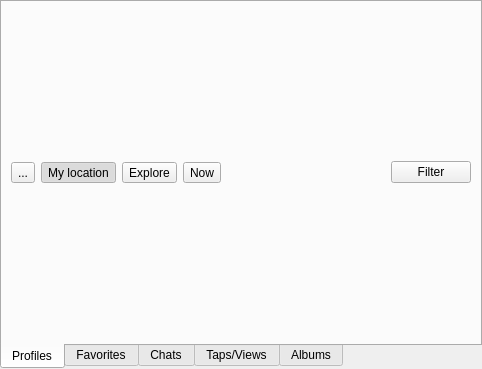
<?xml version="1.0" encoding="UTF-8"?>
<ui version="4.0">
 <class>PageSelectionWidget</class>
 <widget class="QWidget" name="PageSelectionWidget">
  <property name="geometry">
   <rect>
    <x>0</x>
    <y>0</y>
    <width>482</width>
    <height>369</height>
   </rect>
  </property>
  <property name="windowTitle">
   <string>Form</string>
  </property>
  <layout class="QVBoxLayout" name="verticalLayout">
   <property name="leftMargin">
    <number>0</number>
   </property>
   <property name="topMargin">
    <number>0</number>
   </property>
   <property name="rightMargin">
    <number>0</number>
   </property>
   <property name="bottomMargin">
    <number>0</number>
   </property>
   <item>
    <widget class="QTabWidget" name="tabWidget">
     <property name="tabPosition">
      <enum>QTabWidget::TabPosition::South</enum>
     </property>
     <property name="currentIndex">
      <number>0</number>
     </property>
     <widget class="QWidget" name="tabProfiles">
      <attribute name="icon">
       <iconset>
        <normaloff>resources/img/looking.svg</normaloff>resources/img/looking.svg</iconset>
      </attribute>
      <attribute name="title">
       <string>Profiles</string>
      </attribute>
      <layout class="QVBoxLayout" name="verticalLayout_3">
       <item>
        <widget class="QWidget" name="profileControls" native="true">
         <property name="sizePolicy">
          <sizepolicy hsizetype="Ignored" vsizetype="Preferred">
           <horstretch>0</horstretch>
           <verstretch>0</verstretch>
          </sizepolicy>
         </property>
         <layout class="QHBoxLayout" name="horizontalLayout">
          <property name="leftMargin">
           <number>0</number>
          </property>
          <property name="topMargin">
           <number>0</number>
          </property>
          <property name="rightMargin">
           <number>0</number>
          </property>
          <property name="bottomMargin">
           <number>0</number>
          </property>
          <item>
           <widget class="QToolButton" name="reloadProfiles">
            <property name="toolTip">
             <string>Refresh profile view</string>
            </property>
            <property name="text">
             <string>...</string>
            </property>
            <property name="icon">
             <iconset theme="view-refresh"/>
            </property>
           </widget>
          </item>
          <item>
           <widget class="QToolButton" name="setLocation">
            <property name="toolTip">
             <string>Set location</string>
            </property>
            <property name="text">
             <string>My location</string>
            </property>
            <property name="icon">
             <iconset>
              <normaloff>resources/img/profile_ic_location.svg</normaloff>resources/img/profile_ic_location.svg</iconset>
            </property>
            <property name="checkable">
             <bool>true</bool>
            </property>
            <property name="checked">
             <bool>true</bool>
            </property>
            <property name="autoExclusive">
             <bool>true</bool>
            </property>
            <property name="toolButtonStyle">
             <enum>Qt::ToolButtonStyle::ToolButtonTextBesideIcon</enum>
            </property>
           </widget>
          </item>
          <item>
           <widget class="QToolButton" name="setExploreLocation">
            <property name="toolTip">
             <string>Explore different location</string>
            </property>
            <property name="text">
             <string>Explore</string>
            </property>
            <property name="icon">
             <iconset theme="globe"/>
            </property>
            <property name="checkable">
             <bool>true</bool>
            </property>
            <property name="autoExclusive">
             <bool>true</bool>
            </property>
            <property name="toolButtonStyle">
             <enum>Qt::ToolButtonStyle::ToolButtonTextBesideIcon</enum>
            </property>
           </widget>
          </item>
          <item>
           <widget class="QToolButton" name="setRightNow">
            <property name="text">
             <string>Now</string>
            </property>
            <property name="icon">
             <iconset>
              <normaloff>resources/img/looking.svg</normaloff>resources/img/looking.svg</iconset>
            </property>
            <property name="checkable">
             <bool>true</bool>
            </property>
            <property name="autoExclusive">
             <bool>true</bool>
            </property>
            <property name="toolButtonStyle">
             <enum>Qt::ToolButtonStyle::ToolButtonTextBesideIcon</enum>
            </property>
           </widget>
          </item>
          <item>
           <spacer name="horizontalSpacer">
            <property name="orientation">
             <enum>Qt::Orientation::Horizontal</enum>
            </property>
            <property name="sizeHint" stdset="0">
             <size>
              <width>40</width>
              <height>20</height>
             </size>
            </property>
           </spacer>
          </item>
          <item>
           <widget class="QPushButton" name="setFilter">
            <property name="text">
             <string>Filter</string>
            </property>
            <property name="icon">
             <iconset theme="view-filter"/>
            </property>
           </widget>
          </item>
         </layout>
        </widget>
       </item>
      </layout>
     </widget>
     <widget class="QWidget" name="tabFavorites">
      <attribute name="icon">
       <iconset>
        <normaloff>resources/img/favorite.png</normaloff>resources/img/favorite.png</iconset>
      </attribute>
      <attribute name="title">
       <string>Favorites</string>
      </attribute>
      <layout class="QVBoxLayout" name="verticalLayout_2"/>
     </widget>
     <widget class="QWidget" name="tabChats">
      <attribute name="icon">
       <iconset>
        <normaloff>resources/img/incoming_envelope.svg</normaloff>resources/img/incoming_envelope.svg</iconset>
      </attribute>
      <attribute name="title">
       <string>Chats</string>
      </attribute>
      <layout class="QVBoxLayout" name="verticalLayout_4"/>
     </widget>
     <widget class="QWidget" name="tabTaps">
      <attribute name="icon">
       <iconset>
        <normaloff>resources/img/hot.svg</normaloff>resources/img/hot.svg</iconset>
      </attribute>
      <attribute name="title">
       <string>Taps/Views</string>
      </attribute>
      <layout class="QVBoxLayout" name="verticalLayout_5">
       <property name="leftMargin">
        <number>0</number>
       </property>
       <property name="topMargin">
        <number>0</number>
       </property>
       <property name="rightMargin">
        <number>0</number>
       </property>
       <property name="bottomMargin">
        <number>0</number>
       </property>
       <item>
        <widget class="QTabWidget" name="tabWidgetTaps">
         <property name="tabPosition">
          <enum>QTabWidget::TabPosition::South</enum>
         </property>
         <property name="currentIndex">
          <number>0</number>
         </property>
         <widget class="QWidget" name="tabViewedBy">
          <attribute name="title">
           <string>👀Viewed by</string>
          </attribute>
          <layout class="QVBoxLayout" name="verticalLayout_6"/>
         </widget>
         <widget class="QWidget" name="tabTapsReceived">
          <attribute name="title">
           <string>📩Taps received</string>
          </attribute>
          <layout class="QVBoxLayout" name="verticalLayout_7"/>
         </widget>
         <widget class="QWidget" name="tabTapsSent">
          <attribute name="title">
           <string>📤Taps sent</string>
          </attribute>
          <layout class="QVBoxLayout" name="verticalLayout_8"/>
         </widget>
        </widget>
       </item>
      </layout>
     </widget>
     <widget class="QWidget" name="tabAlbums">
      <attribute name="icon">
       <iconset>
        <normaloff>resources/img/frame_with_picture.svg</normaloff>resources/img/frame_with_picture.svg</iconset>
      </attribute>
      <attribute name="title">
       <string>Albums</string>
      </attribute>
      <layout class="QVBoxLayout" name="verticalLayout_9"/>
     </widget>
    </widget>
   </item>
  </layout>
 </widget>
 <resources/>
 <connections/>
</ui>
